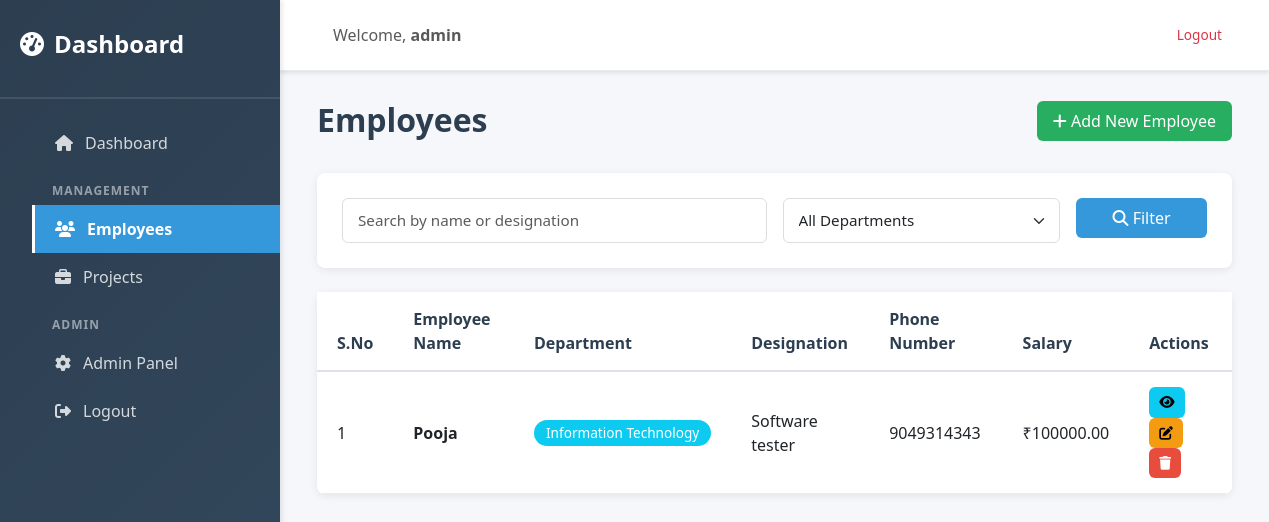
The app's page /app/employees/ (signed in) with its own data.
### application/models.py (models this page shows, shortened)
class Employee(models.Model):
    DEPARTMENT_CHOICES = [
        ('HR', 'Human Resources'),
        ('IT', 'Information Technology'),
        ('Finance', 'Finance'),
        ('Operations', 'Operations'),
        ('Sales', 'Sales'),
        ('Marketing', 'Marketing'),
    ]
    employee_name = models.CharField(max_length=100)
    department = models.CharField(max_length=50, choices=DEPARTMENT_CHOICES)
    designation = models.CharField(max_length=100)
    phone_number = models.CharField(max_length=15)
    salary = models.DecimalField(max_digits=10, decimal_places=2)
    created_at = models.DateTimeField(auto_now_add=True)
    updated_at = models.DateTimeField(auto_now=True)
    class Meta:
        ordering = ['-created_at']

### application/views.py (the view)
# urls.py: path('employees/', views.employee_list, name='employee_list'),
@login_required
def employee_list(request):
    search = request.GET.get('search', '')
    department = request.GET.get('department', '')
    employees = Employee.objects.all()
    if search:
        employees = employees.filter(
            Q(employee_name__icontains=search) | Q(designation__icontains=search)
        )
    if department:
        employees = employees.filter(department=department)
    departments = Employee.DEPARTMENT_CHOICES
    context = {
        'employees': employees,
        'departments': departments,
        'search': search,
        'department': department,
    }
    return render(request, 'employee/list.html', context)

### templates/employee/list.html (shortened to what this page needs)
{% extends "base.html" %}
{% load static %}
{% block content %}
<div class="container-fluid">
    <div class="row mb-4">
        <div class="col-md-8">
            <h1 class="page-title">Employees</h1>
        </div>
        <div class="col-md-4 text-end">
            <a href="{% url 'employee_create' %}" class="btn btn-success">
                <i class="fas fa-plus"></i> Add New Employee
            </a>
        </div>
    </div>
    <div class="card mb-4">
        <div class="card-body">
            <form method="get" class="row g-3">
                <div class="col-md-6">
                    <input type="text" name="search" class="form-control" placeholder="Search by name or designation" value="{{ search }}">
                </div>
                <div class="col-md-4">
                    <select name="department" class="form-select">
                        <option value="">All Departments</option>
                    </select>
                </div>
                <div class="col-md-2">
                    <button type="submit" class="btn btn-primary w-100">
                        <i class="fas fa-search"></i> Filter
                    </button>
                </div>
            </form>
        </div>
    </div>
    <div class="card">
        <div class="table-responsive">
            <table class="table table-hover mb-0">
                <thead class="table-header">
                    <tr>
                        <th>S.No</th>
                        <th>Employee Name</th>
                        <th>Department</th>
                        <th>Designation</th>
                        <th>Phone Number</th>
                        <th>Salary</th>
                        <th>Actions</th>
                    </tr>
                </thead>
                <tbody>
                    {% if employees %}
                        {% for employee in employees %}
                        <tr>
                            <td>{{ forloop.counter }}</td>
                            <td><strong>{{ employee.employee_name }}</strong></td>
                            <td><span class="badge bg-info">{{ employee.get_department_display }}</span></td>
                            <td>{{ employee.designation }}</td>
                            <td>{{ employee.phone_number }}</td>
                            <td>₹{{ employee.salary|floatformat:2 }}</td>
                            <td>
                                <a href="{% url 'employee_detail' employee.id %}" class="btn btn-sm btn-info" title="View">
                                    <i class="fas fa-eye"></i>
                                </a>
                                <a href="{% url 'employee_update' employee.id %}" class="btn btn-sm btn-warning" title="Edit">
                                    <i class="fas fa-edit"></i>
                                </a>
                                <form method="post" action="{% url 'employee_delete' employee.id %}" style="display:inline;" onsubmit="return confirm('Are you sure?')">
                                    <button type="submit" class="btn btn-sm btn-danger" title="Delete">
                                        <i class="fas fa-trash"></i>
                                    </button>
                                </form>
                            </td>
                        </tr>
                        {% endfor %}
                    {% else %}
                    <tr>
                        <td colspan="7" class="text-center text-muted py-4">
                            <i class="fas fa-inbox"></i> No employees found
                        </td>
                    </tr>
                    {% endif %}
                </tbody>
            </table>
        </div>
    </div>
</div>
{% endblock %}

### templates/base.html (shortened to what this page needs)
<!DOCTYPE html>
<html lang="en">
<head>
    <link href="https://cdn.jsdelivr.net/npm/bootstrap@5.3.0/dist/css/bootstrap.min.css" rel="stylesheet">
    <link rel="stylesheet" href="https://cdnjs.cloudflare.com/ajax/libs/font-awesome/6.4.0/css/all.min.css">
    {% load static %}
    <link rel="stylesheet" href="{% static 'css/style.css' %}">
</head>
<body>
    {% if user.is_authenticated %}
    <div class="wrapper">
        <nav class="sidebar">
            <div class="sidebar-header">
                <h3><i class="fas fa-tachometer-alt"></i> Dashboard</h3>
            </div>
            <ul class="sidebar-menu">
                <li><a href="{% url 'dashboard' %}" class="{% if 'dashboard' in request.path %}active{% endif %}"><i class="fas fa-home"></i> Dashboard</a></li>
                <li class="section-title">Management</li>
                <li><a href="{% url 'employee_list' %}" class="{% if 'employee' in request.path %}active{% endif %}"><i class="fas fa-users"></i> Employees</a></li>
                <li><a href="{% url 'project_list' %}" class="{% if 'project' in request.path %}active{% endif %}"><i class="fas fa-briefcase"></i> Projects</a></li>
                <li class="section-title">Admin</li>
                <li><a href="{% url 'admin:index' %}"><i class="fas fa-cog"></i> Admin Panel</a></li>
                <li><a href="{% url 'logout' %}"><i class="fas fa-sign-out-alt"></i> Logout</a></li>
            </ul>
        </nav>
        <div class="main-content">
            <nav class="navbar navbar-expand-lg navbar-light top-bar">
                <div class="container-fluid">
                    <span class="navbar-text ms-3">Welcome, <strong>{{ user.username }}</strong></span>
                    <div class="ms-auto">
                        <a href="{% url 'logout' %}" class="btn btn-outline-danger btn-sm">Logout</a>
                    </div>
                </div>
            </nav>
    {% endif %}
    <div class="content-wrapper{% if not user.is_authenticated %} guest-page{% endif %}">
        {% block content %}{% endblock %}
    </div>
    {% load static %}
</body>
</html>

### static/css/style.css (style rules this page uses)
:root { --primary-color: #2c3e50; --secondary-color: #3498db; --success-color: #27ae60; --danger-color: #e74c3c; --warning-color: #f39c12; --light-color: #ecf0f1; --dark-color: #2c3e50; --sidebar-width: 280px; }
* { margin: 0; padding: 0; box-sizing: border-box; }
body { font-family: 'Segoe UI', Tahoma, Geneva, Verdana, sans-serif; background-color: #f5f7fa; color: #333; }
.wrapper { display: flex; min-height: 100vh; }
.sidebar { width: var(--sidebar-width); background: linear-gradient(135deg, var(--primary-color) 0%, #34495e 100%); color: white; padding-top: 30px; box-shadow: 2px 0 5px rgba(0, 0, 0, 0.1); position: fixed; height: 100vh; overflow-y: auto; z-index: 1000; }
.sidebar-header { padding: 0 20px 30px; border-bottom: 2px solid rgba(255, 255, 255, 0.1); margin-bottom: 20px; }
.sidebar-header h3 { font-size: 1.5rem; font-weight: 600; display: flex; align-items: center; gap: 10px; }
.sidebar-menu { list-style: none; }
.sidebar-menu li { margin: 0; }
.sidebar-menu li.section-title { padding: 15px 20px 5px; font-size: 0.75rem; font-weight: 700; color: rgba(255, 255, 255, 0.5); text-transform: uppercase; letter-spacing: 1px; }
.sidebar-menu a { display: flex; align-items: center; gap: 12px; padding: 12px 20px; color: rgba(255, 255, 255, 0.8); text-decoration: none; transition: all 0.3s ease; border-left: 3px solid transparent; }
.sidebar-menu a.active { background-color: var(--secondary-color); color: white; border-left-color: white; font-weight: 600; }
.main-content { flex: 1; margin-left: var(--sidebar-width); display: flex; flex-direction: column; }
.top-bar { background-color: white; box-shadow: 0 2px 4px rgba(0, 0, 0, 0.1); padding: 15px 25px !important; position: sticky; top: 0; z-index: 100; border-bottom: 1px solid #e9ecef; }
.content-wrapper { flex: 1; padding: 30px 25px; overflow-y: auto; }
.page-title { font-size: 2rem; font-weight: 700; color: var(--primary-color); margin-bottom: 10px; }
.card { border: none; border-radius: 8px; box-shadow: 0 2px 8px rgba(0, 0, 0, 0.08); margin-bottom: 20px; transition: transform 0.3s ease, box-shadow 0.3s ease; }
.card-body { padding: 25px; }
.table-responsive { border-radius: 0 0 8px 8px; }
.table { margin-bottom: 0; }
.table-header { background-color: #f8f9fa; border-bottom: 2px solid #dee2e6; }
.table-header th { color: var(--primary-color); font-weight: 600; padding: 15px 20px; border: none; }
.table tbody tr { border-bottom: 1px solid #e9ecef; transition: background-color 0.2s ease; }
.table td { padding: 15px 20px; vertical-align: middle; }
.badge { padding: 6px 12px; border-radius: 20px; font-weight: 500; font-size: 0.85rem; }
.btn { border-radius: 6px; padding: 8px 16px; font-weight: 500; transition: all 0.3s ease; border: none; }
.btn-primary { background-color: var(--secondary-color); border-color: var(--secondary-color); }
.btn-success { background-color: var(--success-color); border-color: var(--success-color); }
.btn-danger { background-color: var(--danger-color); border-color: var(--danger-color); }
.btn-warning { background-color: var(--warning-color); border-color: var(--warning-color); }
.btn-sm { padding: 5px 10px; font-size: 0.85rem; }
.form-control, .form-select { border: 1px solid #ddd; border-radius: 6px; padding: 10px 15px; font-size: 0.95rem; transition: all 0.3s ease; }

### records on screen
Employee: employee_name "Pooja", department "Information Technology", designation "Software tester", phone_number "9049314343", salary "100000.00"

### other values on screen
{{ user.username }} "admin"
